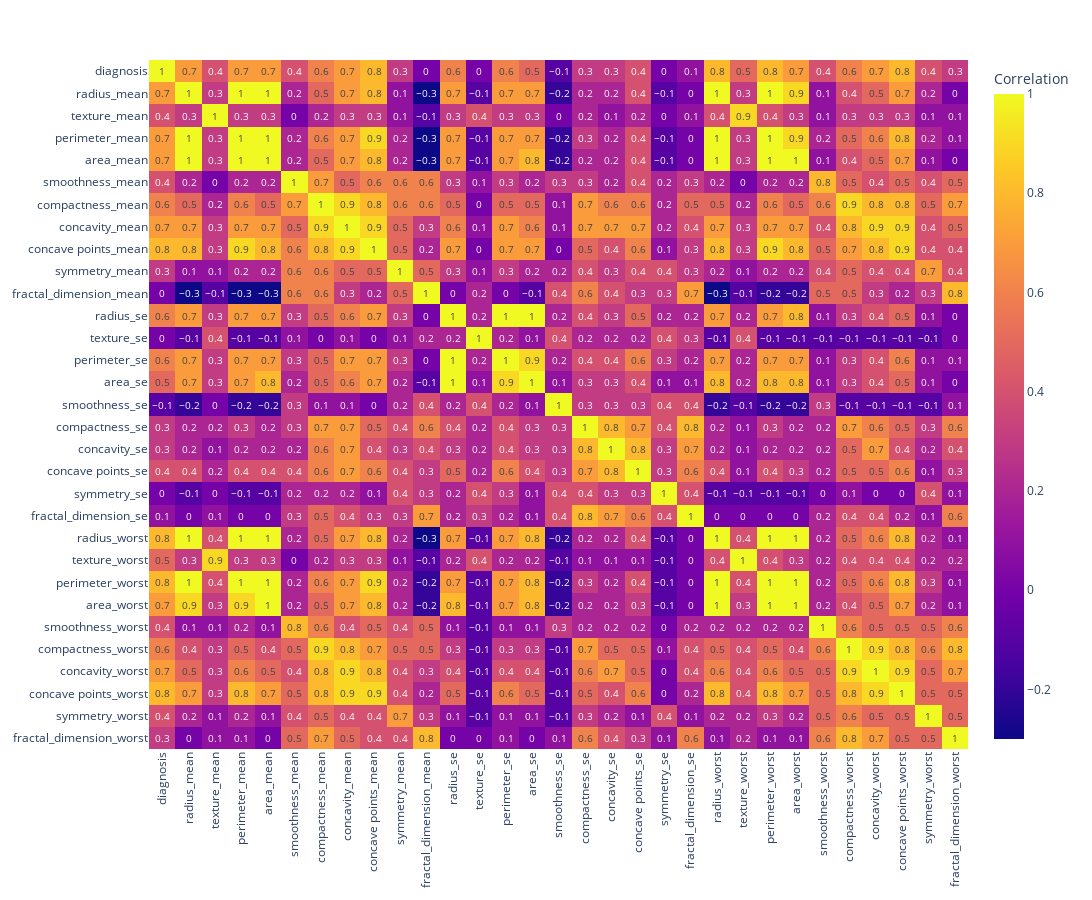

Notebook code cell kept with this figure:
### Code cell
# check correlation values
fig = px.imshow(df.corr().round(1), text_auto=True,
            labels=dict(color="Correlation"),
            aspect='auto')
fig.update_xaxes(tickangle=270)
fig.update_layout(width=1200,height=900)

### Figure 1 — Plotly figure (JSON) as saved in the notebook; plotly's stock layout.template omitted (floating-point values rounded to 4 significant figures; data arrays with more than 128 entries replaced by an {"elided": "..."} marker saying what was removed)
{"data": [{"coloraxis": "coloraxis", "hovertemplate": "x: %{x}<br>y: %{y}<br>Correlation: %{z}<extra></extra>", "name": "0", "texttemplate": "%{z}", "type": "heatmap", "x": ["diagnosis", "radius_mean", "texture_mean", "perimeter_mean", "area_mean", "smoothness_mean", "compactness_mean", "concavity_mean", "concave points_mean", "symmetry_mean", "fractal_dimension_mean", "radius_se", "texture_se", "perimeter_se", "area_se", "smoothness_se", "compactness_se", "concavity_se", "concave points_se", "symmetry_se", "fractal_dimension_se", "radius_worst", "texture_worst", "perimeter_worst", "area_worst", "smoothness_worst", "compactness_worst", "concavity_worst", "concave points_worst", "symmetry_worst", "fractal_dimension_worst"], "xaxis": "x", "y": ["diagnosis", "radius_mean", "texture_mean", "perimeter_mean", "area_mean", "smoothness_mean", "compactness_mean", "concavity_mean", "concave points_mean", "symmetry_mean", "fractal_dimension_mean", "radius_se", "texture_se", "perimeter_se", "area_se", "smoothness_se", "compactness_se", "concavity_se", "concave points_se", "symmetry_se", "fractal_dimension_se", "radius_worst", "texture_worst", "perimeter_worst", "area_worst", "smoothness_worst", "compactness_worst", "concavity_worst", "concave points_worst", "symmetry_worst", "fractal_dimension_worst"], "yaxis": "y", "z": {"elided": "31x31 float values"}}], "layout": {"coloraxis": {"colorbar": {"title": {"text": "Correlation"}}, "colorscale": [[0, "#0d0887"], [0.1111, "#46039f"], [0.2222, "#7201a8"], [0.3333, "#9c179e"], [0.4444, "#bd3786"], [0.5556, "#d8576b"], [0.6667, "#ed7953"], [0.7778, "#fb9f3a"], [0.8889, "#fdca26"], [1, "#f0f921"]]}, "height": 900, "margin": {"t": 60}, "width": 1200, "xaxis": {"anchor": "y", "domain": [0, 1], "tickangle": -90}, "yaxis": {"anchor": "x", "autorange": "reversed", "domain": [0, 1]}}}
